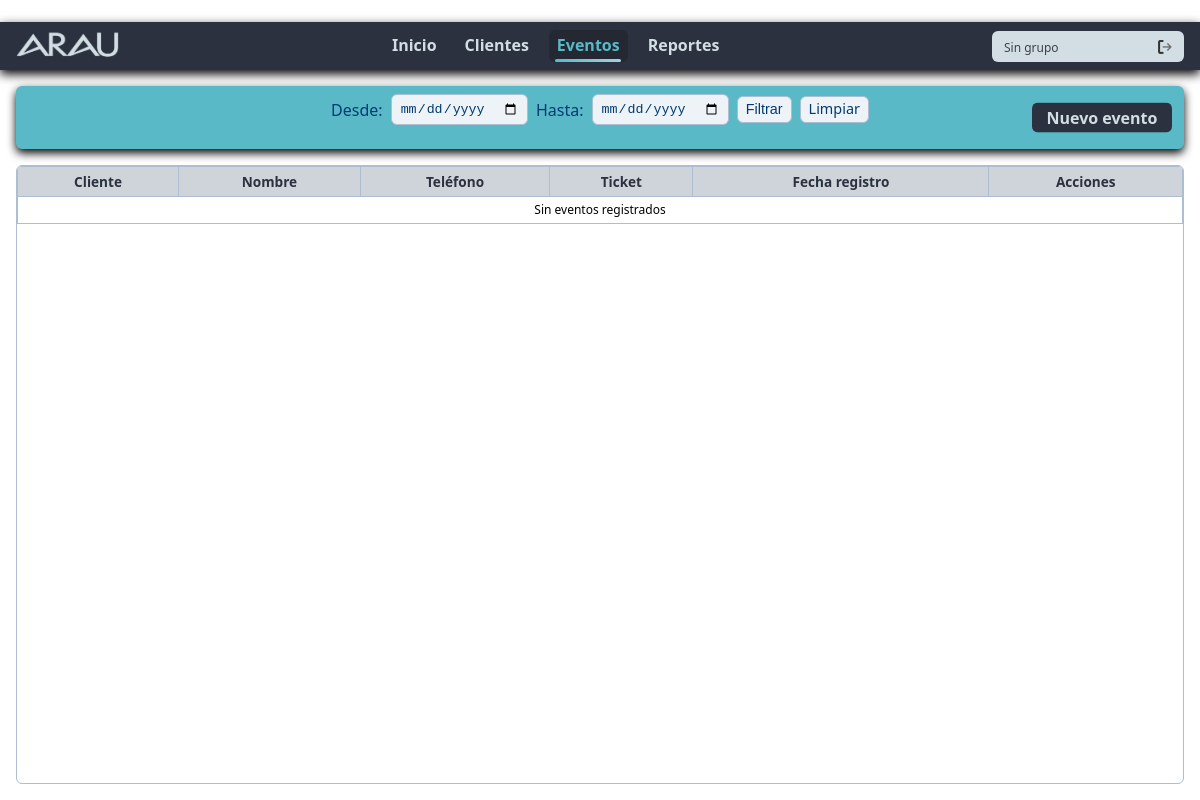
The app's page /eventos/lista/, older data.
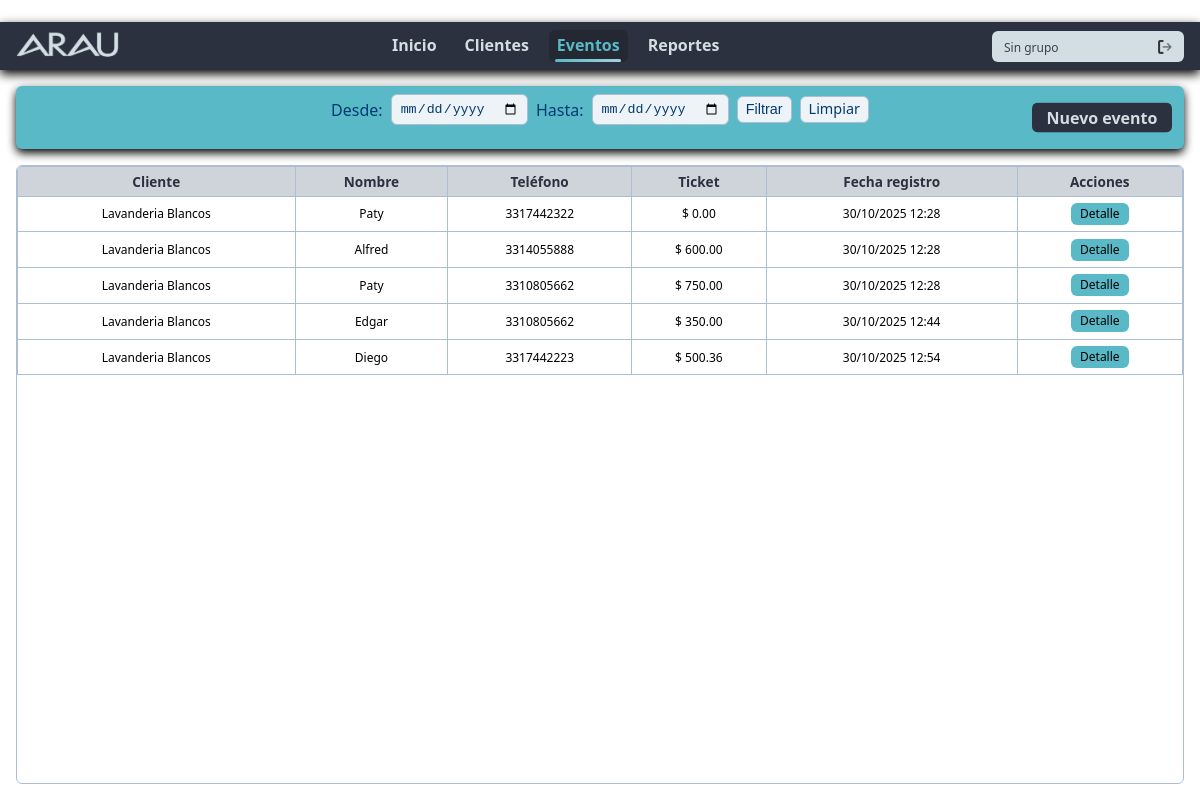
The same page, newer data.
### eventos/models.py (models this page shows, shortened)
class Evento(models.Model):
    cliente = models.ForeignKey(
        User,
        on_delete=models.CASCADE,
        related_name="eventos"
    )
    nombre = models.CharField(max_length=200)
    telefono = models.CharField(max_length=20)
    ticket = models.DecimalField(max_digits=10, decimal_places=2)
    fecha_registro = models.DateTimeField(auto_now_add=True)

### eventos/views.py (the view)
# urls.py: path('lista/', views.lista_eventos, name='eventos_lista'),
def lista_eventos(request):
    if request.user.groups.filter(name='Cliente').exists():
        eventos = Evento.objects.filter(cliente=request.user)
    elif request.user.groups.filter(name='Agente').exists():
        clientes_asignados = Cliente.objects.filter(agente=request.user).values('usuario_asociado')
        eventos = Evento.objects.filter(cliente__in=clientes_asignados)
    else:
        eventos = Evento.objects.select_related("cliente").all()
    fecha_desde = request.GET.get('fecha_desde')
    fecha_hasta = request.GET.get('fecha_hasta')
    if fecha_desde:
        try:
            eventos = eventos.filter(fecha_registro__date__gte=fecha_desde)
        except Exception:
            pass
    if fecha_hasta:
        try:
            eventos = eventos.filter(fecha_registro__date__lte=fecha_hasta)
        except Exception:
            pass
    return render(request, "eventos/lista.html", {
        "eventos": eventos,
        'is_cliente': request.user.groups.filter(name='Cliente').exists(),
        'is_agente': request.user.groups.filter(name='Agente').exists(),
        'fecha_desde': fecha_desde or '',
        'fecha_hasta': fecha_hasta or '',
    })

### eventos/templates/eventos/lista.html (shortened to what this page needs)
﻿{% extends "lista.html" %}
{% load humanize %}
{% block filtros %}
  <div class="filter-container">
    <form method="get">
      <label for="fecha_desde">Desde:</label>
      <input type="date" name="fecha_desde" id="fecha_desde" value="{{ fecha_desde }}"
             />
      <label for="fecha_hasta">Hasta:</label>
      <input type="date" name="fecha_hasta" id="fecha_hasta" value="{{ fecha_hasta }}"
             />
      <button type="submit" class="btn-filter">Filtrar</button>
    <a href="{% url 'eventos_lista' %}" class="btn-filter">Limpiar</a>
    </form>
    {% if not is_agente %}
      <a href="{% url 'agregar_evento' %}?next={{ request.get_full_path|urlencode }}" class="btn-primary">Nuevo evento</a>
    {% endif %}
  </div>
{% endblock %}
{% block tabla_head %}
  <tr>
    <th>Cliente</th>
    <th>Nombre</th>
    <th>Teléfono</th>
    <th>Ticket</th>
    <th>Fecha registro</th>
    <th>Acciones</th>
  </tr>
{% endblock %}
{% block tabla_body %}
  {% for e in eventos %}
    <tr>
      <td>{{ e.cliente.get_full_name|default:e.cliente.username }}</td>
      <td>{{ e.nombre }}</td>
      <td>{{ e.telefono }}</td>
      <td>$ {{ e.ticket|floatformat:2|intcomma }}</td>
      <td>{{ e.fecha_registro|date:"d/m/Y H:i" }}</td>
      <td>
        <a href="{% url 'editar_evento' e.id %}?next={{ request.get_full_path|urlencode }}" class="btn-detalle">Detalle</a>
      </td>
    </tr>
  {% empty %}
    <tr>
      <td colspan="100%">Sin eventos registrados</td>
    </tr>
  {% endfor %}
{% endblock %}

Row changes from the older to the newer data that the page shows:
added Evento: cliente.get_full_name "Lavanderia Blancos", nombre "Paty", telefono "3317442322", ticket "0.00", fecha_registro "30/10/2025 12:28"
added Evento: cliente.get_full_name "Lavanderia Blancos", nombre "Alfred", telefono "3314055888", ticket "600.00", fecha_registro "30/10/2025 12:28"
added Evento: cliente.get_full_name "Lavanderia Blancos", nombre "Paty", telefono "3310805662", ticket "750.00", fecha_registro "30/10/2025 12:28"
added Evento: cliente.get_full_name "Lavanderia Blancos", nombre "Edgar", telefono "3310805662", ticket "350.00", fecha_registro "30/10/2025 12:44"
added Evento: cliente.get_full_name "Lavanderia Blancos", nombre "Diego", telefono "3317442223", ticket "500.36", fecha_registro "30/10/2025 12:54"
Text that changed along with them:
text no longer shown: "Sin eventos registrados"
